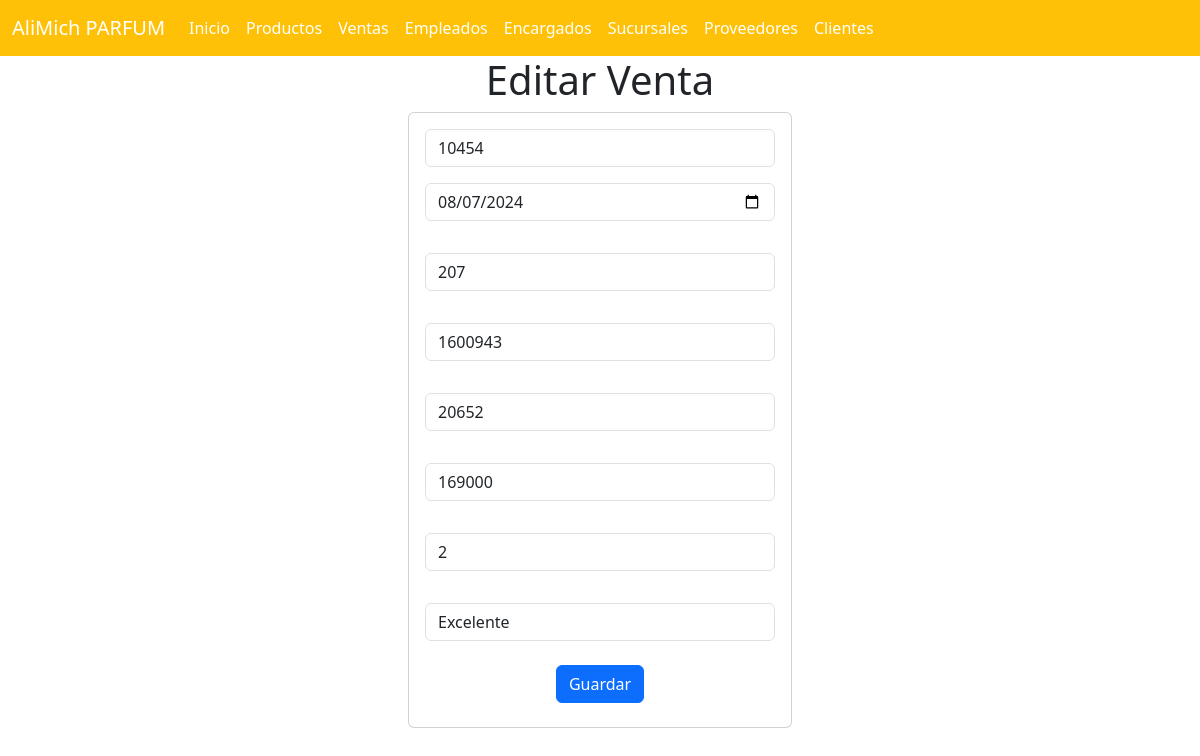
The app's page /venta_app/seleccionarVenta/10454 with its own data.
### venta_app/models.py (models this page shows, shortened)
class Venta(models.Model):
    id = models.IntegerField(primary_key=True)
    fecha = models.DateField()
    id_reloj = models.IntegerField()
    id_cliente = models.IntegerField()
    id_empleado = models.IntegerField(null=True,blank=True)
    precio_de_venta = models.IntegerField()
    cantidad=models.IntegerField(null=True,blank=True)
    estado_de_entrega = models.CharField(max_length=255)

### venta_app/views.py (the view)
# urls.py: path("seleccionarVenta/<id>",views.seleccionarVenta,name="seleccionarVenta"),
def seleccionarVenta(request, id):
    venta = Venta.objects.get(id=id)
    return render(request, "editarVentas.html", {"misventas": venta})

### venta_app/templates/editarVentas.html (shortened to what this page needs)
{% extends "base.html" %}
{% block cuerpo %}
<div class="row">
  <div class="col-md-4 offset-md-4">
     <h1>Editar Venta</h1>
    <div class="card">
      <div class="card-body">
        <form action="{% url 'editarVenta' %}" method="POST">
          <div class="form-group">
            <input type="text" id="txtid" name="txtid" class="form-control" value="{{ misventas.id }}" readonly required>
          </div>
          <div class="form-group py-3">
            <input type="date" id="numfecha" name="numfecha" class="form-control" value="{{ misventas.fecha|date:'Y-m-d' }}" required>
          </div>
          <div class="form-group py-3">
            <input type="number" id="numid_reloj" name="numid_reloj" class="form-control" value="{{ misventas.id_reloj }}" required>
          </div>
          <div class="form-group py-3">
            <input type="number" id="numid_cliente" name="numid_cliente" class="form-control" value="{{ misventas.id_cliente }}" required>
          </div>
          <div class="form-group py-3">
            <input type="number" id="numide" name="numide" class="form-control" value="{{ misventas.id_empleado }}" required>
          </div>
          <div class="form-group py-3">
            <input type="number" step="0.01" id="numprecio_de_venta" name="numprecio_de_venta" class="form-control" value="{{ misventas.precio_de_venta }}" required>
          </div>
          <div class="form-group py-3">
            <input type="number" id="txtcantidad" name="txtcantidad" class="form-control" value="{{ misventas.cantidad }}" maxlength="255" required>
          </div>
          <div class="form-group py-3">
            <input type="text" id="txtestado_de_entrega" name="txtestado_de_entrega" class="form-control" value="{{ misventas.estado_de_entrega }}" maxlength="255" required>
          </div>
          <div class="form-group py-2">
            <button type="submit" class="btn btn-primary">Guardar</button>
          </div>
        </form>
      </div>
    </div>
  </div>
</div>
{% endblock %}

### records on screen
Venta: txtid "10454", numfecha "08/07/2024", numid_reloj "207", numid_cliente "1600943", numide "20652", numprecio_de_venta "169000", txtcantidad "2", txtestado_de_entrega "Excelente"
